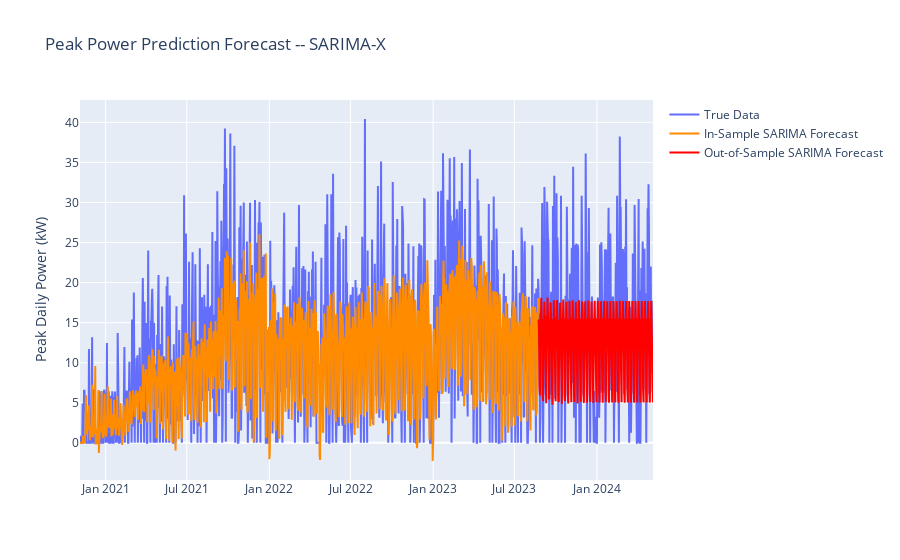

Here is the notebook cell this chart was saved with:
### Markdown cell above
### Classical

Here, we plot the in-sample SARIMA forecast as well as the out-of-sample prediction, overlaid on the true data. We can see the out-of-sample prediction converges to the sample mean for long forecasting periods, which is typical for SARIMA models and regression models in general; the model just doesn't "know" what will happen that far in the future, and in long-term forecasting, the average becomes the best estimate. Unfortunately, this fails to capture that high variance that our original data is capable of.

### Code cell
fig = go.Figure()
fig.add_trace(
    go.Scatter(x = dailydemand["peak_power_kW"].index , y = dailydemand["peak_power_kW"], name = "True Data", hovertext=dailydemand["day"])
)
fig.add_trace(
    go.Scatter(x = fitted_arima.predict().index, y = fitted_arima.predict() , name = "In-Sample SARIMA Forecast" , line= {"color":"#FF8C00"}, hovertext=dailydemand["day"])
)
fig.add_trace(
    go.Scatter(x = X_test.index, 
               y = fitted_arima.predict(start = y_test.index[0] , end = y_test.index[len(y_test) - 1], exog = X_test),  
               name = "Out-of-Sample SARIMA Forecast" , line= {"color":"Red"}, hovertext=dailydemand["day"].loc[dailydemand.index >= y_test.index[0]])
)
fig.update_layout({"title" : "Peak Power Prediction Forecast -- SARIMA-X" , "yaxis_title" : "Peak Daily Power (kW)"})
fig.show()
print('Test Set RMSE:', np.sqrt(np.mean((y_test["peak_power_kW"] - fitted_arima.predict(start = y_test.index[0] , end = y_test.index[len(y_test) - 1], exog = X_test))**2)), 'kW')

### Figure 1 — Plotly figure (JSON) as saved in the notebook; plotly's stock layout.template omitted (floating-point values rounded to 4 significant figures; data arrays with more than 128 entries replaced by an {"elided": "..."} marker saying what was removed)
{"data": [{"hovertext": {"elided": "1278 str values"}, "name": "True Data", "type": "scatter", "x": {"elided": "1278 str values"}, "y": {"elided": "1278 float values"}}, {"hovertext": {"elided": "1278 str values"}, "line": {"color": "#FF8C00"}, "name": "In-Sample SARIMA Forecast", "type": "scatter", "x": {"elided": "1022 str values"}, "y": {"elided": "1022 float values"}}, {"hovertext": {"elided": "256 str values"}, "line": {"color": "Red"}, "name": "Out-of-Sample SARIMA Forecast", "type": "scatter", "x": {"elided": "256 str values"}, "y": {"elided": "256 float values"}}], "layout": {"title": {"text": "Peak Power Prediction Forecast -- SARIMA-X"}, "yaxis": {"title": {"text": "Peak Daily Power (kW)"}}}}
